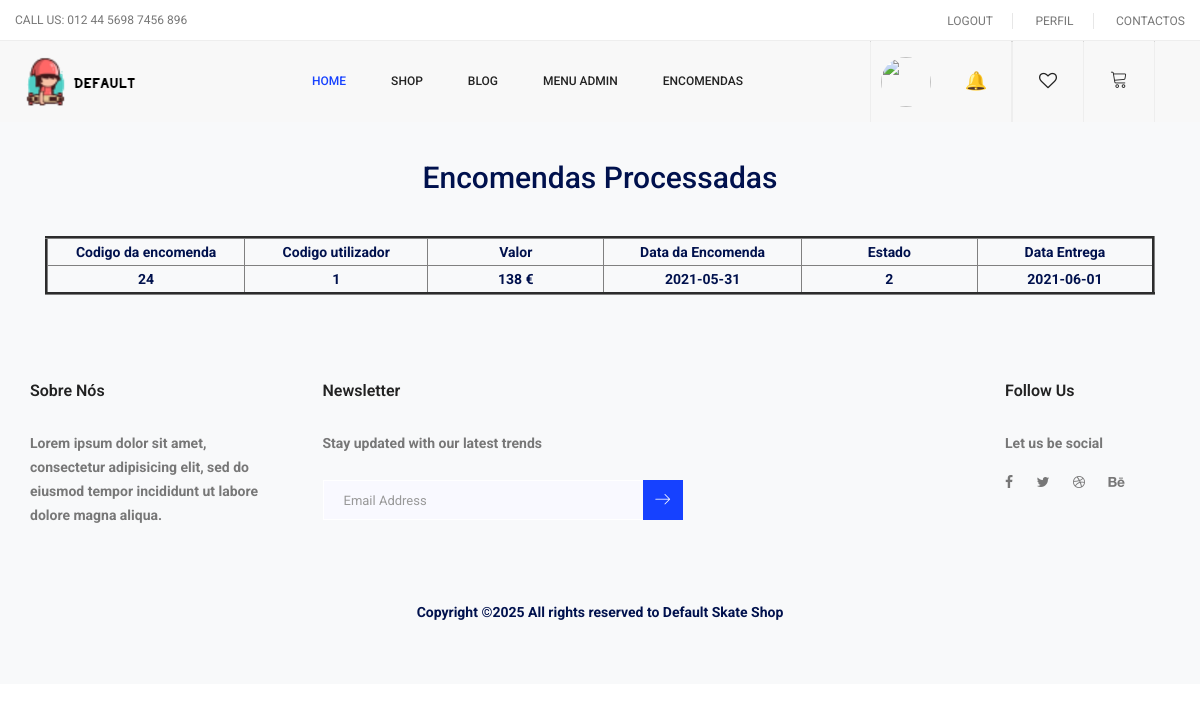
The app's page /pap/index.php?pagina=encomendasconcluidas (signed in) with its own data.
### tables this page shows
CREATE TABLE `encomenda` (
  `cod_encomenda` int(11) NOT NULL,
  `cod_cliente` int(11) NOT NULL,
  `estado` int(11) NOT NULL,
  `data_encomenda` date NOT NULL,
  `data_processamento` date NOT NULL,
  `data_conclusão` date NOT NULL,
  `total` int(11) NOT NULL,
  `observacao` varchar(255) NOT NULL,
  `valor` int(11) NOT NULL
);

### pap/encomendasconcluidas.php (the view, shortened to what this page needs)
<?php
$sqlstm="select * from encomenda where estado=2 order by cod_encomenda desc";
$result=mysqli_query($ligax,$sqlstm);
$n=mysqli_num_rows($result);
?>
  <br>
  <br>
 <div class="site-section bg-light b" id="contact-section">
      <div class="container">
          <div class="site-section bg-light" id="contact-section">
          <div class="container">
          <div class="row mb-5">
          <div class="col-12 text-center">
          </div>
        </div>
         <br>
         <br>
          <h2 class="section-title mb-3" align="center">  Encomendas Processadas</p></h2>
          <?php
              if($n>0){ ?>
  <table id="table" class="b" border="3">
  <tr align="center">
    <td width="5%" align="center">Codigo da encomenda</td>
    <td width="5%" align="center">Codigo utilizador</td>
    <td width="5%" align="center">Valor</td>
    <td width="5%" align="center">Data da Encomenda</td>
    <td width="5%" align="center">Estado</td>
    <td width="5%" align="center">Data Entrega</td>
  </tr>
  <br>
  <?php
      while($registo = mysqli_fetch_assoc($result)){
      $num=$registo['cod_encomenda'];
      $cod=$registo['cod_cliente'];
      $valor=round($registo['total'],2);
      $data_encomenda=$registo['data_encomenda'];
      $estado=$registo['estado'];
      $data_entrega=$registo['data_conclusão'];
      $observacao=$registo['observacao'];?>
        <tr align="center">
        <td> <?php echo $num; ?> </td>
        <td> <?php echo $cod; ?> </td>
        <td> <?php echo $valor;  ?> € </td>
        <td> <?php echo $data_encomenda; ?> </td>
        <td> <?php echo $estado; ?> </td>
        <td> <?php echo $data_entrega; ?> </td>
        </tr>
    <?php }?>
  </table>
  <?php
} else {
echo "Não existem encomendas processadas!"; ?>
<?php }
?>
  <br>
</div>
</div>
</div>

### pap/index.php (style rules this page uses)
.b { font-weight: bold; color:#00114d; }

### records on screen
encomenda: cod_encomenda "24", cod_cliente "1", total "138", data_encomenda "2021-05-31", estado "2", data_conclusão "2021-06-01"
